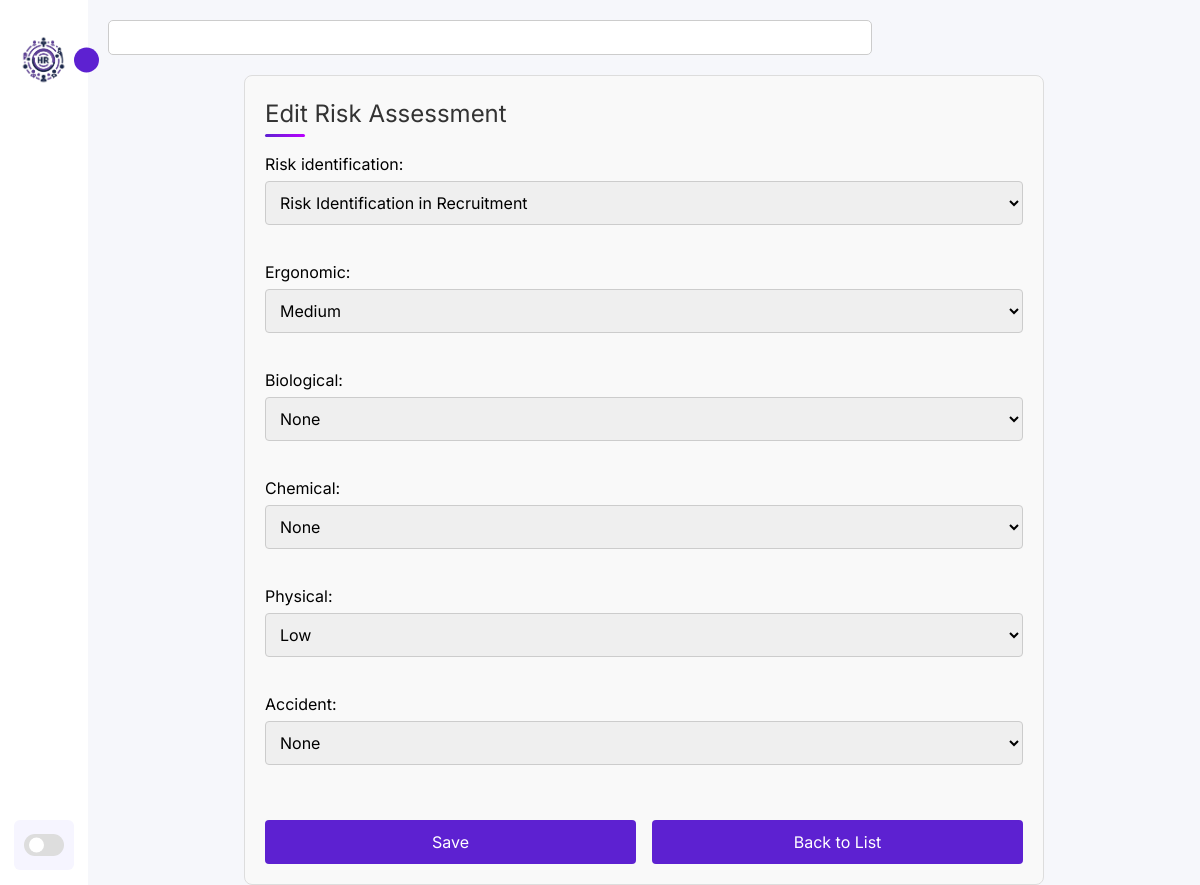
/risk-analysis/risk-assessment/update/1/, run on the app's committed database.
### osha_riskanalysis/models.py (models this page shows, shortened)
class RiskAssessment(models.Model):
    risk_identification = models.ForeignKey(RiskIdentification, on_delete=models.CASCADE)
    ergonomic = models.CharField(max_length=20, choices=[('Low', 'Low'), ('Medium', 'Medium'), ('High', 'High'), ('None', 'None')])
    biological = models.CharField(max_length=20, choices=[('Low', 'Low'), ('Medium', 'Medium'), ('High', 'High'), ('None', 'None')])
    chemical = models.CharField(max_length=20, choices=[('Low', 'Low'), ('Medium', 'Medium'), ('High', 'High'), ('None', 'None')])
    physical = models.CharField(max_length=20, choices=[('Low', 'Low'), ('Medium', 'Medium'), ('High', 'High'), ('None', 'None')])
    accident = models.CharField(max_length=20, choices=[('Low', 'Low'), ('Medium', 'Medium'), ('High', 'High'), ('None', 'None')])

### osha_riskanalysis/views.py (the view)
# urls.py: path('risk-assessment/update/<int:pk>/', views.risk_assessment_update, name='risk_assessment_update'),
def risk_assessment_update(request, pk):
    assessment = get_object_or_404(RiskAssessment, pk=pk)
    if request.method == 'POST':
        form = RiskAssessmentForm(request.POST, instance=assessment)
        if form.is_valid():
            form.save()
            return redirect('risk_assessment_list')
    else:
        form = RiskAssessmentForm(instance=assessment)
    return render(request, 'risk_assessment_form.html', {'form': form})

### osha_riskanalysis/forms.py
class RiskAssessmentForm(forms.ModelForm):
    class Meta:
        model = RiskAssessment
        fields = ['risk_identification', 'ergonomic', 'biological', 'chemical', 'physical', 'accident']

### osha_riskanalysis/models.py (called while the page is built)
    def __str__(self):
        return f'Risk Identification in {self.area.name}'

### osha_riskanalysis/templates/risk_assessment_form.html (shortened to what this page needs)
{% extends "base_generic.html" %}
{% load static %}
{% block extra_styles %}
    <link rel="stylesheet" href="{% static 'css/form.css' %}">
{% endblock %}
{% block content %}
  <div class="form-container">
    <h2>{{ form.instance.pk|yesno:"Edit Risk Assessment,Add New Risk Assessment" }}</h2>
    <form method="post" enctype="multipart/form-data">
      {{ form.as_p }}
      <div class="flex">
        <button type="submit">Save</button>
        <a href="{% url 'risk_assessment_list' %}" class="btn-link">Back to List</a>
      </div>
    </form>
  </div>
{% endblock %}

### static/css/style.css (style rules this page uses)
:root { --color-dark: #1D2231; --text-grey: #8390A2; --bg-body: #f6f7fb; --bg-main: #ffffff; --main-color: #5d21d1; --text-white: #ffffff; --body-color: #E4E9F7; --sidebar-color: #FFF; --primary-color: #5d21d1; --primary-color-light: #F6F5FF; --toggle-color: #DDD; --text-color: #242222; --tran-03: all 0.2s ease; --tran-04: all 0.3s ease; --tran-05: all 0.3s ease; }
* { padding: 0; margin: 0; box-sizing: border-box; list-style-type: none; text-decoration: none; font-family: 'Inter', sans-serif; }
body { height: 100vh; background: var(--bg-body); margin: 1rem 3rem; }

### static/css/form.css (style rules this page uses)
.form-container { max-width: 800px; margin: 0 auto; padding: 20px; border: 1px solid #ddd; border-radius: 8px; background-color: #f9f9f9; }
.form-container h2 { font-size: 24px; margin-bottom: 20px; color: #333; position: relative; }
.form-container h2::before { content: ""; position: absolute; left: 0; bottom: -5px; height: 3px; width: 40px; border-radius: 5px; background: rgb(93,33,209); background: linear-gradient(90deg, rgba(93,33,209,1) 0%, rgba(187,0,255,1) 100%); }
.form-container form { display: flex; flex-direction: column; width: 100%; max-width: 100%; }
.form-container form p { margin-bottom: 15px; }
.form-container input, .form-container select, .form-container textarea { width: 100%; padding: 10px; margin: 5px 0 20px; border: 1px solid #ccc; border-radius: 4px; box-sizing: border-box; }
.form-container button, .form-container .btn-link { padding: 10px 20px; border: none; border-radius: 4px; background-color: #5d21d1; color: white; font-size: 16px; cursor: pointer; transition: background-color 0.3s; width: 100%; margin-top: 20px; text-align: center; display: block; text-decoration: none; }
.flex { display: flex; gap: 1rem; }

### static/css/help.css (style rules this page uses)
form { flex: 1; max-width: 50%; }

### data on the page
RiskAssessment: instance.pk "Edit Risk Assessment", risk_identification "Risk Identification in Recruitment", ergonomic "Medium", biological "None", chemical "None", physical "Low", accident "None"
